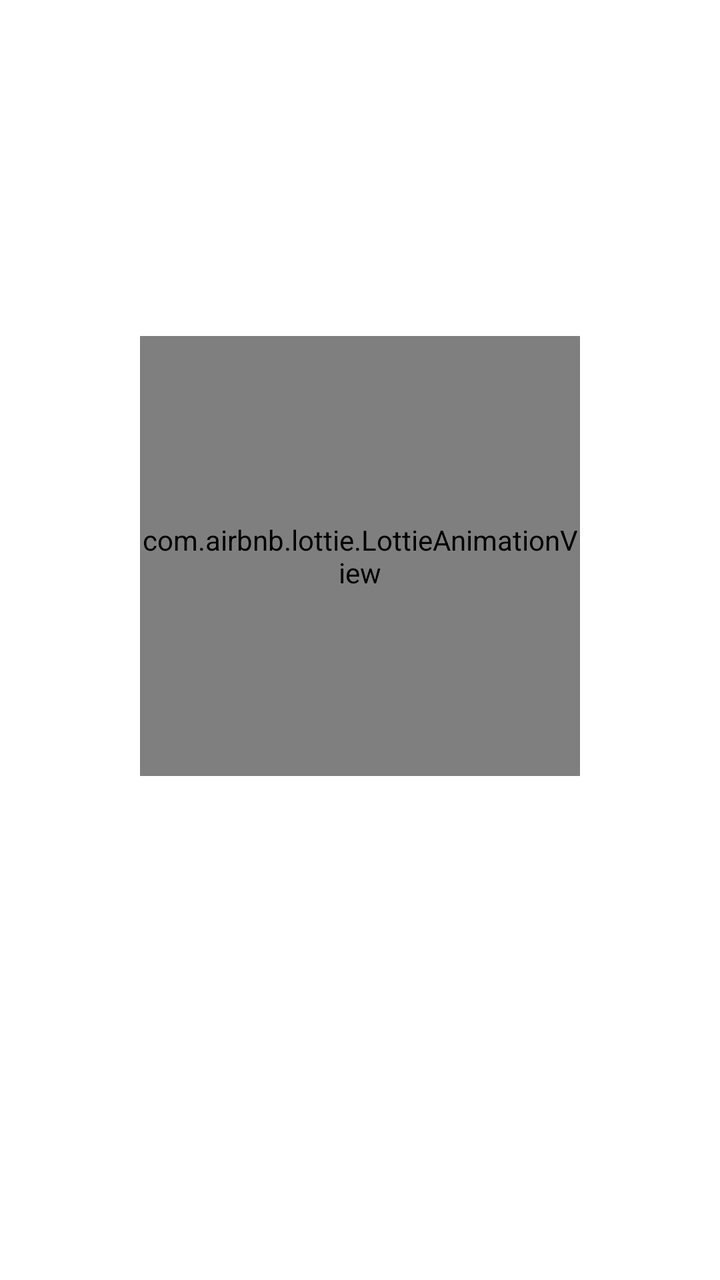
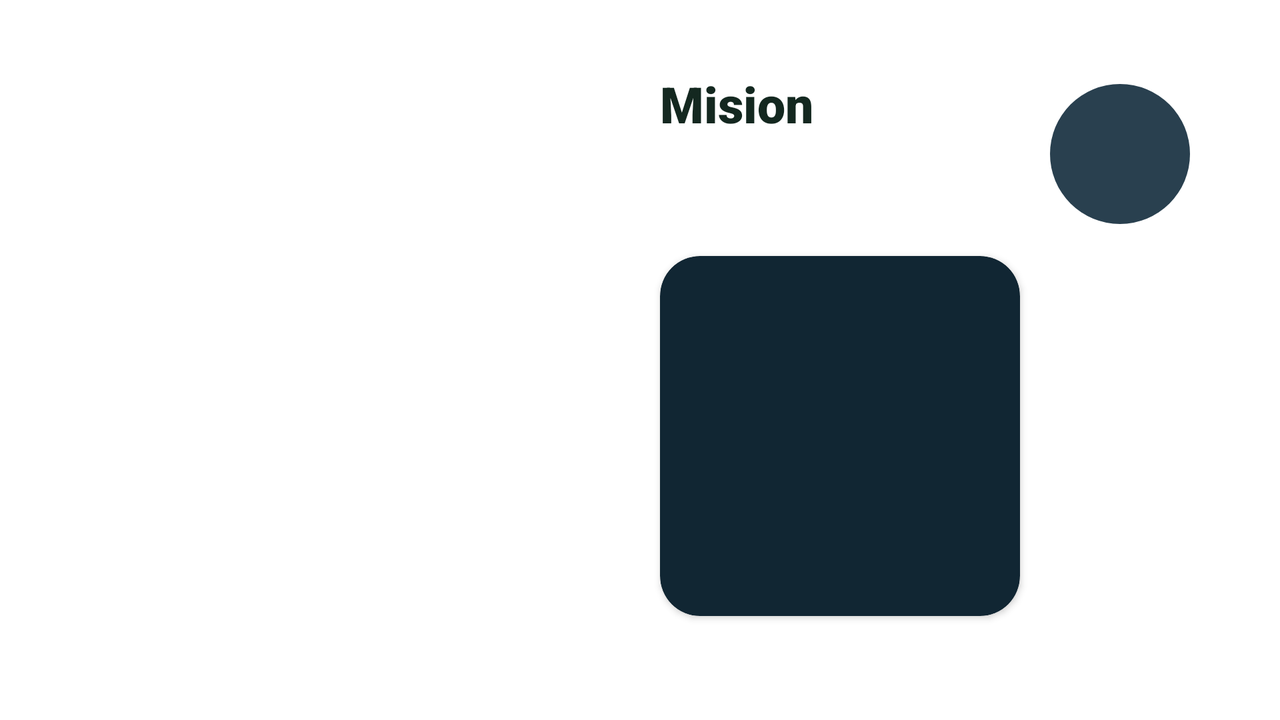

An Android layout and its configuration variant, each rendered on a device that would load it. The default file and the variant file are quoted in full after the pictures.
<!-- AndroidManifest.xml: application theme Theme.ChallengeSpaceX -->
<!-- res/layout/fragment_launch.xml -->
<?xml version="1.0" encoding="utf-8"?>
<androidx.constraintlayout.widget.ConstraintLayout xmlns:android="http://schemas.android.com/apk/res/android"
    xmlns:app="http://schemas.android.com/apk/res-auto"
    xmlns:tools="http://schemas.android.com/tools"
    android:layout_width="match_parent"
    android:layout_height="match_parent"
    android:transitionName="image_icon">


    <androidx.recyclerview.widget.RecyclerView
        android:id="@+id/rvLaunches"
        android:layout_marginTop="40dp"
        android:layout_marginBottom="50dp"
        android:layout_width="match_parent"
        android:layout_height="match_parent"
        tools:layout_editor_absoluteX="0dp"
        tools:layout_editor_absoluteY="0dp"
        android:layoutAnimation="@anim/layout_animation"
        app:layout_behavior="@string/appbar_scrolling_view_behavior"
        />

    <com.airbnb.lottie.LottieAnimationView
        android:id="@+id/progress_loading"
        android:layout_width="220dp"
        android:layout_height="220dp"
        app:layout_constraintBottom_toBottomOf="parent"
        app:layout_constraintEnd_toEndOf="parent"
        app:layout_constraintStart_toStartOf="parent"
        app:layout_constraintTop_toTopOf="parent"
        app:layout_constraintVertical_bias=".4"
        app:lottie_autoPlay="true"
        app:lottie_fileName="astronaut.json"
        app:lottie_loop="true" />


</androidx.constraintlayout.widget.ConstraintLayout>
<!-- resources referenced by this layout -->
<resources>
  <style name="Theme.ChallengeSpaceX" parent="Theme.MaterialComponents.DayNight.DarkActionBar">
          
          <item name="colorPrimary">@color/teal_200</item>
          <item name="colorPrimaryVariant">@color/teal_700</item>
          <item name="colorOnPrimary">@color/grey_p</item>
          
          <item name="colorSecondary">@color/teal_200</item>
          <item name="colorSecondaryVariant">@color/teal_700</item>
          <item name="colorOnSecondary">@color/black</item>
          <item name="colorOnBackground">@color/black_bg</item>
          
          <item name="android:statusBarColor">#112633</item>
          
  
          <item name="android:windowTranslucentStatus">true</item>
          <item name="android:windowTranslucentNavigation">true</item>
      </style>
  <color name="teal_200">#FF03DAC5</color>
  <color name="teal_700">#FF018786</color>
  <color name="grey_p">#29404F</color>
  <color name="black">#FF000000</color>
  <color name="black_bg">#142820</color>
</resources>
<!-- res/layout-land/fragment_launch.xml (the repository's variant of the layout above) -->
<!-- drawn on the phone turned sideways -->
<?xml version="1.0" encoding="utf-8"?>
<androidx.constraintlayout.widget.ConstraintLayout xmlns:android="http://schemas.android.com/apk/res/android"
    xmlns:app="http://schemas.android.com/apk/res-auto"
    xmlns:tools="http://schemas.android.com/tools"
    android:layout_width="match_parent"
    android:layout_height="match_parent">

    <androidx.recyclerview.widget.RecyclerView
        android:id="@+id/rvLaunches"
        android:layout_width="320dp"
        android:layout_height="match_parent"
        android:layout_marginTop="24dp"
        android:layout_marginBottom="5dp"
        app:layout_constraintStart_toStartOf="parent" />

    <com.google.android.material.divider.MaterialDivider
        android:id="@+id/divider"
        android:layout_width="1dp"
        android:layout_height="0dp"
        android:layout_marginTop="20dp"
        android:layout_marginBottom="20dp"
        android:visibility="gone"
        app:dividerColor="#E7E7E7"
        app:layout_constraintBottom_toBottomOf="parent"
        app:layout_constraintEnd_toStartOf="@id/scroll"
        app:layout_constraintStart_toEndOf="@id/rvLaunches"
        app:layout_constraintTop_toTopOf="parent" />

    <androidx.core.widget.NestedScrollView
        android:id="@+id/scroll"
        android:layout_width="0dp"
        android:layout_height="0dp"
        android:fillViewport="true"
        app:layout_constraintBottom_toBottomOf="parent"
        app:layout_constraintEnd_toEndOf="parent"
        app:layout_constraintStart_toEndOf="@id/divider"
        app:layout_constraintTop_toTopOf="parent">

        <androidx.constraintlayout.widget.ConstraintLayout
            android:id="@+id/clInfo"
            android:layout_width="match_parent"
            android:layout_height="wrap_content"
            android:layout_marginTop="35dp"
            android:layout_marginBottom="15dp">

            <TextView
                android:id="@+id/tvMission"
                android:layout_width="0dp"
                android:layout_height="wrap_content"
                android:layout_marginStart="10dp"
                android:layout_marginEnd="10dp"
                android:fontFamily="sans-serif-black"
                android:textColor="@color/white"
                android:textSize="25sp"
                app:layout_constraintEnd_toStartOf="@+id/imageSmall"
                app:layout_constraintHorizontal_bias="0"
                app:layout_constraintStart_toStartOf="parent"
                app:layout_constraintTop_toTopOf="parent"
                tools:text="Mision"
                tools:textColor="@color/black_bg" />


            <ImageView
                android:layout_width="70dp"
                android:layout_height="70dp"
                android:background="@drawable/bg_item"
                app:layout_constraintBottom_toBottomOf="@id/imageSmall"
                app:layout_constraintEnd_toEndOf="@id/imageSmall"
                app:layout_constraintStart_toStartOf="@id/imageSmall"
                app:layout_constraintTop_toTopOf="@id/imageSmall" />

            <ImageView
                android:id="@+id/imageSmall"
                android:layout_width="60dp"
                android:layout_height="60dp"
                android:layout_marginTop="12dp"
                android:layout_marginEnd="50dp"
                app:layout_constraintEnd_toEndOf="parent"
                app:layout_constraintTop_toTopOf="@id/tvMission"
                app:srcCompat="@drawable/def_rocket" />

            <TextView
                android:id="@+id/date"
                android:layout_width="wrap_content"
                android:layout_height="wrap_content"
                android:layout_marginStart="20dp"
                android:layout_marginEnd="50dp"
                android:fontFamily="sans-serif-light"
                android:textColor="@color/white"
                android:textSize="14sp"
                app:layout_constraintEnd_toEndOf="parent"
                app:layout_constraintHorizontal_bias="1"
                app:layout_constraintStart_toStartOf="parent"
                app:layout_constraintTop_toTopOf="@id/cardView" />

            <TextView
                android:id="@+id/site"
                android:layout_width="wrap_content"
                android:layout_height="wrap_content"
                android:layout_marginTop="5dp"
                android:fontFamily="sans-serif"
                android:textColor="@color/white"
                android:textSize="18sp"
                app:layout_constraintEnd_toEndOf="parent"
                app:layout_constraintHorizontal_bias="0"
                app:layout_constraintStart_toStartOf="@id/tvMission"
                app:layout_constraintTop_toBottomOf="@id/tvMission" />

            <TextView
                android:id="@+id/description"
                android:layout_width="0dp"
                android:layout_height="wrap_content"
                android:layout_marginStart="10dp"
                android:fontFamily="sans-serif"
                android:justificationMode="inter_word"
                android:textColor="@color/white"
                android:textSize="14sp"
                app:layout_constraintEnd_toEndOf="@id/date"
                app:layout_constraintHorizontal_bias="0"
                app:layout_constraintStart_toEndOf="@id/cardView"
                app:layout_constraintTop_toBottomOf="@id/date" />


            <androidx.cardview.widget.CardView
                android:id="@+id/cardView"
                android:layout_width="180dp"
                android:layout_height="180dp"
                android:layout_marginTop="30dp"
                app:cardBackgroundColor="#112633"
                app:cardCornerRadius="20dp"
                app:layout_constraintEnd_toEndOf="parent"
                app:layout_constraintHorizontal_bias="0"
                app:layout_constraintStart_toStartOf="@id/tvMission"
                app:layout_constraintTop_toBottomOf="@id/site"
                app:shapeAppearance="@style/ShapeAppearance.Space.Card2">

                <androidx.appcompat.widget.AppCompatImageView
                    android:id="@+id/imgBig"
                    android:layout_width="match_parent"
                    android:layout_height="match_parent"
                    android:scaleType="centerCrop"
                    app:layout_constraintEnd_toEndOf="parent"
                    app:shapeAppearance="@style/ShapeAppearance.Space.Card2" />
            </androidx.cardview.widget.CardView>


        </androidx.constraintlayout.widget.ConstraintLayout>
    </androidx.core.widget.NestedScrollView>


</androidx.constraintlayout.widget.ConstraintLayout>
<!-- resources referenced by the variant -->
<!-- as the phone turned sideways resolves them -->
<resources>
  <color name="black_bg">#142820</color>
  <color name="white">#FFFFFFFF</color>
  <!-- drawable bg_item (drawable) -->
  <?xml version="1.0" encoding="utf-8"?>
  <layer-list xmlns:android="http://schemas.android.com/apk/res/android">
  
      <item>
          <shape android:shape="oval">
              <solid android:color="@color/grey_p"/>
          </shape>
      </item>
  
  </layer-list>
  <style name="ShapeAppearance.Space.Card2" parent="ShapeAppearance.MaterialComponents">
          <item name="cornerFamily">rounded</item>
  
          <item name="cornerSizeTopLeft">10dp</item>
          <item name="cornerSizeTopRight">0dp</item>
          <item name="cornerSizeBottomRight">10dp</item>
          <item name="cornerSizeBottomLeft">0dp</item>
      </style>
  <style name="Theme.ChallengeSpaceX" parent="Theme.MaterialComponents.DayNight.DarkActionBar">
          
          <item name="colorPrimary">@color/teal_200</item>
          <item name="colorPrimaryVariant">@color/teal_700</item>
          <item name="colorOnPrimary">@color/grey_p</item>
          
          <item name="colorSecondary">@color/teal_200</item>
          <item name="colorSecondaryVariant">@color/teal_700</item>
          <item name="colorOnSecondary">@color/black</item>
          <item name="colorOnBackground">@color/black_bg</item>
          
          <item name="android:statusBarColor">#112633</item>
          
  
          <item name="android:windowTranslucentStatus">true</item>
          <item name="android:windowTranslucentNavigation">true</item>
      </style>
  <color name="grey_p">#29404F</color>
  <color name="teal_200">#FF03DAC5</color>
  <color name="teal_700">#FF018786</color>
  <color name="black">#FF000000</color>
</resources>
